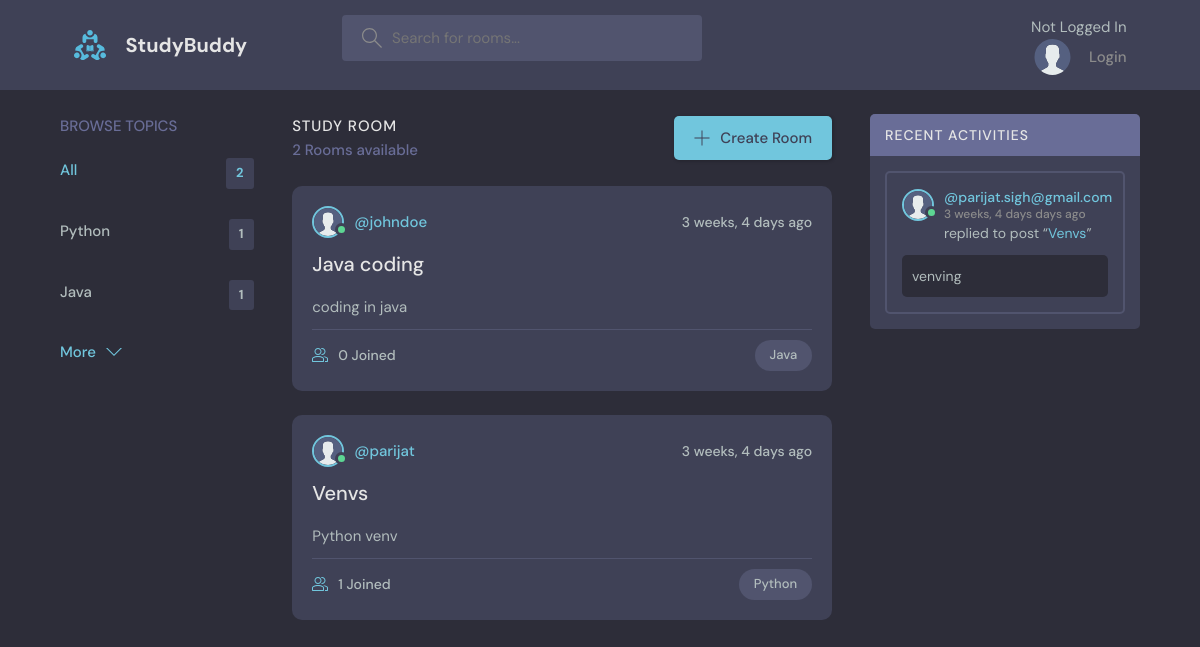
The page / on the database its author committed.
### base/models.py (models this page shows)
class Topic(models.Model):
    name = models.CharField(max_length=200)
    def __str__(self):
        return self.name

class Room(models.Model):
    host = models.ForeignKey(User, on_delete=models.SET_NULL, null=True)
    topic = models.ForeignKey(Topic, on_delete=models.SET_NULL, null=True)
    name = models.CharField(max_length=200)
    description = models.TextField(null=True, blank=True)
    participants = models.ManyToManyField(User, related_name='participants', blank=True)
    updated = models.DateTimeField(auto_now=True)
    created = models.DateTimeField(auto_now_add=True)
    class Meta:
        ordering = ['-updated', '-created']
    def __str__(self):
        return self.name

class User(AbstractUser):
    name = models.CharField(max_length=200, null=True)
    email = models.EmailField(unique=True, null=True)
    bio = models.TextField(null=True)
    avatar = models.ImageField(null=True, default="avatar.svg")
    USERNAME_FIELD = 'email'
    REQUIRED_FIELDS = []

class Message(models.Model):
    user = models.ForeignKey(User, on_delete=models.CASCADE)
    room = models.ForeignKey(Room, on_delete=models.CASCADE)
    body = models.TextField()
    updated = models.DateTimeField(auto_now=True)
    created = models.DateTimeField(auto_now_add=True)
    class Meta:
        ordering = ['-updated', '-created']
    def __str__(self):
        return self.body[0:50]

### base/views.py (the view)
# urls.py: path('', views.home, name = "home"),
def home(request):
    q = request.GET.get('q') if request.GET.get('q') != None else ''
    rooms = Room.objects.filter(
        Q(topic__name__contains=q) |
        Q(name__icontains=q) |
        Q(description__icontains=q)
    )
    topics = Topic.objects.all()[0:5]
    room_count = rooms.count()
    room_messages = Message.objects.filter(Q(room__topic__name__icontains=q))
    context = {'rooms' : rooms, 'topics' : topics, 'room_count':room_count, 'room_messages':room_messages}
    return render(request, 'base/home.html', context)

### base/templates/base/home.html (shortened to what this page needs)
{% extends 'main.html' %}
{% block content %}
    <main class="layout layout--3">
      <div class="container">
        {% include 'base/topics_component.html' %}
        <div class="roomList">
          <div class="roomList__header">
            <div>
              <h2>Study Room</h2>
              <p>{{room_count}} Rooms available</p>
            </div>
            <a class="btn btn--main" href="{% url 'create-room' %}">
              <svg version="1.1" xmlns="http://www.w3.org/2000/svg" width="32" height="32" viewBox="0 0 32 32">
                <title>add</title>
                <path
                  d="M16.943 0.943h-1.885v14.115h-14.115v1.885h14.115v14.115h1.885v-14.115h14.115v-1.885h-14.115v-14.115z"
                ></path>
              </svg>
              Create Room
            </a>
          </div>
          {% include 'base/feed_component.html' %}
        </div>
        {% include 'base/activity_component.html' %}
      </div>
    </main>
{% endblock %}

### base/templates/base/topics_component.html
<div class="topics">
    <div class="topics__header">
      <h2>Browse Topics</h2>
    </div>
    <ul class="topics__list">
      <li>
        <a href="{% url 'home' %}" class="active">All <span>{{topics.count}}</span></a>
      </li>
      {% for topic in topics %}
      <li>
        <a href="{% url 'home' %}?q={{topic.name}}">{{topic.name}} <span>{{topic.room_set.all.count}}</span></a>
      </li>
      {% endfor %}
    </ul>
    <a class="btn btn--link" href="{% url 'topics' %}">
      More
      <svg version="1.1" xmlns="http://www.w3.org/2000/svg" width="32" height="32" viewBox="0 0 32 32">
        <title>chevron-down</title>
        <path d="M16 21l-13-13h-3l16 16 16-16h-3l-13 13z"></path>
      </svg>
    </a>
  </div>

### base/templates/base/feed_component.html (shortened to what this page needs)
{% for room in rooms %}
<div class="roomListRoom">
    <div class="roomListRoom__header">
      <a href="{% url 'user-profile' room.host.id %}" class="roomListRoom__author">
        <div class="avatar avatar--small active">
          <img src="{{room.host.avatar.url}}" />
        </div>
        <span>@{{room.host.username}}</span>
      </a>
      <div class="roomListRoom__actions">
        <span>{{room.created|timesince}} ago</span>
      </div>
    </div>
    <div class="roomListRoom__content">
      <a href="{% url 'room' room.id %}">{{room.name}}</a>
      <p>
        {{room.description}}
      </p>
    </div>
    <div class="roomListRoom__meta">
      <a href="{% url 'room' room.id %}" class="roomListRoom__joined">
        {{room.participants.all.count}} Joined
      </a>
      <p class="roomListRoom__topic">{{room.topic}}</p>
    </div>
</div>
{% endfor %}

### base/templates/base/activity_component.html (shortened to what this page needs)
<div class="activities">
    <div class="activities__header">
      <h2>Recent Activities</h2>
    </div>
    {% for message in room_messages %}
    <div class="activities__box">
      <div class="activities__boxHeader roomListRoom__header">
        <a href="{% url 'user-profile' message.user.id %}" class="roomListRoom__author">
          <div class="avatar avatar--small active">
            <img src="{{message.user.avatar.url}}" />
          </div>
          <p>
            @{{message.user}}
            <span>{{message.created|timesince}} days ago</span>
          </p>
        </a>
      </div>
      <div class="activities__boxContent">
        <p>replied to post “<a href="{% url 'room' message.room.id %}">{{message.room}}</a>”</p>
        <div class="activities__boxRoomContent">
            {{message}}
        </div>
      </div>
    </div>
    {% endfor %}
  </div>

### rows shown on the page
Topic: name "Python", room_set.all.count "1"
Topic: name "Java", room_set.all.count "1"
Room: host.avatar (placeholder picture), host.username "johndoe", created "3 weeks, 4 days", name "Java coding", description "coding in java", participants.all.count "0", topic "Java"
Room: host.avatar (placeholder picture), host.username "parijat", created "3 weeks, 4 days", name "Venvs", description "Python venv", participants.all.count "1", topic "Python"
Message: user.avatar (placeholder picture), user "parijat.sigh@gmail.com", created "3 weeks, 4 days", room "Venvs", body "venving"

### other values the page prints
{{ topics.count }} "2"
{{ room_count }} "2"
